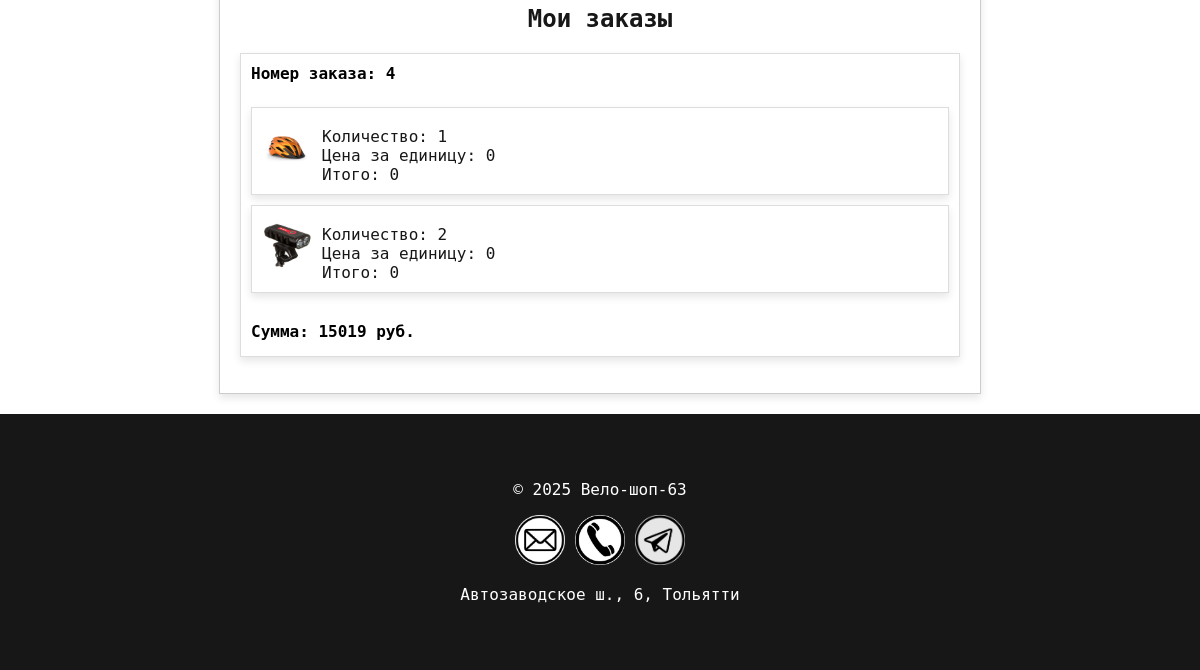
/personal_account (signed in, lower part), run on an earlier commit of the app's database.
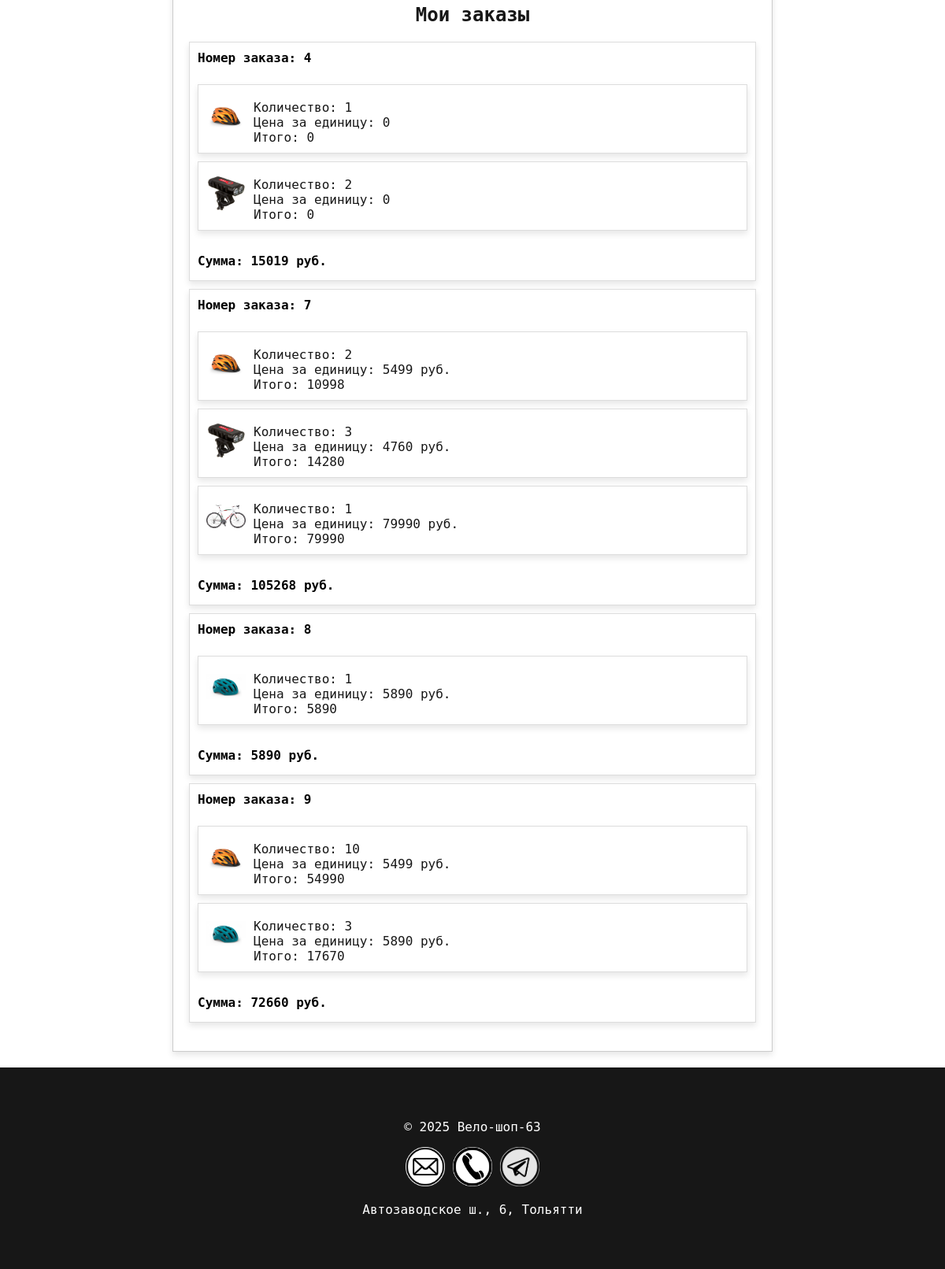
And on a later commit of the database.
### tables this page shows
CREATE TABLE orders (id_order INTEGER PRIMARY KEY AUTOINCREMENT NOT NULL, id_user INTEGER NOT NULL REFERENCES users (id_user) ON DELETE CASCADE ON UPDATE CASCADE, order_details TEXT, amount INTEGER, date_order TEXT);

CREATE TABLE products (id_product INTEGER PRIMARY KEY AUTOINCREMENT, name TEXT, image TEXT, price INTEGER);

### app.py (the view)
@application.route('/personal_account')
def personal_account():
    conn = get_db_connection()
    id_user = int(session.get('id_user'))
    user = conn.execute('SELECT * FROM users WHERE id_user = ?', (id_user,)).fetchone()
    orders = conn.execute('SELECT * FROM orders WHERE id_user = ?', (id_user,)).fetchall()
    products = conn.execute('SELECT * FROM products').fetchall()
    product_dict = {product['name']: {"id_product": product['id_product'], "image_url": product['image'], "price": product['price']} for product in products}
    conn.close()
    return render_template('personal_account.html', id=user['id_user'], login=user['login'], name=user['name'], phone=user['phone'], orders=orders, product_dict=product_dict)

### app.py (called while the page is built)
def get_db_connection():
    conn = sqlite3.connect('VeloShop.db')
    conn.row_factory = sqlite3.Row  # Чтобы можно было обращаться к полям по имени
    return conn

### templates/personal_account.html (shortened to what this page needs)
<!DOCTYPE html>
<html lang="ru">
    <head>
        <link rel="stylesheet" href="{{ url_for('static', filename='css/styles.css') }}">
        <link rel="stylesheet" href="https://cdnjs.cloudflare.com/ajax/libs/animate.css/4.1.1/animate.min.css"/>
    </head>
<body>
    <main class="main-personal-account">
        <h2>Мои заказы</h2>
        <ul>
            {% for order in orders %}
                <li class="order-li">
                    <label>Номер заказа: {{ order.id_order }}</label><br>
                    <div class="orders-container">
                        {% set items = order.order_details.split(', ') %}
                        {% for item in items %}
                            {% set product_info = item.strip() %}
                            {% set product_name_quantity = product_info.rsplit(' (x', 1) %}
                            {% if product_name_quantity | length > 0 %}
                                {% set product_name = product_name_quantity[0].strip() %}
                            {% else %}
                                {% set product_name = 'Неизвестный товар' %}
                            {% endif %}
                            {% if product_name_quantity | length > 1 %}
                                {% set product_quantity_price = product_name_quantity[1].split('-') %}
                                {% if product_quantity_price | length > 0 %}
                                    {% set product_quantity = product_quantity_price[0].replace(')', '').strip() %}
                                {% else %}
                                    {% set product_quantity = '1' %}
                                {% endif %}
                                {% if product_quantity_price | length > 1 %}
                                    {% set product_price = product_quantity_price[1].strip() %}
                                {% else %}
                                    {% set product_price = '0' %}
                                {% endif %}
                            {% else %}
                                {% set product_quantity = '1' %}
                                {% set product_price = '0' %}
                            {% endif %}
                            {% set product_id = product_name %}
                            {% if product_id in product_dict %}
                                <a href="/product/{{ product_dict[product_id].id_product }}">
                                    <div class="product-item-order">
                                        <img src="{{ product_dict[product_id].image_url }}" alt="{{ product_dict[product_id].name }}" style="width: 50px; height: auto; margin-right: 10px;" />
                                        <div>
                                            <strong>{{ product_dict[product_id].name }}</strong><br>
                                            Количество: {{ product_quantity }}<br>
                                            Цена за единицу: {{ product_price }}<br>
                                            Итого: {{ (product_price | replace(' руб.', '') | int) * (product_quantity | int) }}
                                        </div>
                                    </div></a>
                            {% else %}
                                <p>Товар {{ product_id }} не найден.</p>
                            {% endif %}
                        {% endfor %}
                    </div>
                    <br>
                    <label>Сумма: {{ order.amount }} руб.</label>
                </li>
            {% endfor %}
        </ul>
    </main>
    <footer>
        <p>© 2025 Вело-шоп-63</p>
        <div class="contacts">
            <a href="mailto:info@veloshop63.com"><img src="/images/email-icon.png" alt="Почта" width="50"></a>
            <a href="tel:+7986533688"><img src="/images/phone-icon.png" alt="Телефон" width="50"></a>
            <a href="https://t.me/veloshop63"><img src="/images/tg-icon.png" alt="Телеграмм" width="50"></a>
            <p>Автозаводское ш., 6, Тольятти</p>
        </div>
    </footer>
</body>
</html>

### static/css/styles.css (style rules this page uses)
body { font-family: 'DejaVu Sans Mono', monospace; height: 100%; margin: 0; padding: 0; display: flex; flex-direction: column; min-height: 100vh; }
a { text-decoration: none; color: #171717; }
h2 { color: #171717; margin-top: 0; }
main { flex: 1; align-items: center; text-align: center; padding: 20px; }
.main-add-product, .login-container, .main-personal-account { width: 60%; align-items: center; text-align: center; margin: 0 auto; border: 1px solid #ccc; box-shadow: 0 4px 8px rgba(0, 0, 0, 0.1); }
.main-personal-account { margin-bottom: 20px; }
.main-personal-account li { display: block; }
.orders-container { display: flex; flex-direction: column; }
.product-item-order { border: 1px solid #ddd; box-shadow: 0 4px 8px rgba(0, 0, 0, 0.1); padding: 0 10px 10px 10px; display: flex; align-items: center; margin-bottom: 10px; }
.product-item-order img { width: 50px; height: auto; margin-right: 10px; }
label { display: block; margin-bottom: 5px; font-weight: bold; }
ul { list-style-type: none; padding: 0; }
li { position: relative; display: flex; align-items: flex-start; margin-bottom: 10px; text-align: left; padding: 10px; border: 1px solid #ddd; opacity: 0; transition: opacity 0.5s ease; box-shadow: 0 4px 8px rgba(0, 0, 0, 0.1); }
footer { text-align: center; background-color: #171717; padding: 50px 0; z-index: 999; }
footer p, footer ul, footer a { color: white; }

What changed in the data, as far as the page shows it:
added orders: id_order "7", image (picture), items "2" "3" "1", items "5499 руб." "4760 руб." "79990 руб.", value "10998" "14280" "79990", amount "105268", shown under "Мои заказы"
added orders: id_order "8", image (picture), product_quantity "1", product_price "5890 руб.", amount "5890"
added orders: id_order "9", image (picture), items "10" "3", items "5499 руб." "5890 руб.", value "54990" "17670", amount "72660", shown under "Мои заказы"
